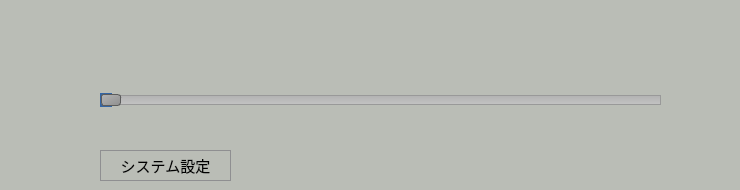
      <widget class="QWidget" name="page_HardwareVolume">
       <property name="styleSheet">
        <string notr="true">background-color: rgb(186, 189, 182);</string>
       </property>
       <widget class="QSlider" name="horizontalSlider_Speaker">
        <property name="geometry">
         <rect>
          <x>100</x>
          <y>80</y>
          <width>561</width>
          <height>41</height>
         </rect>
        </property>
        <property name="styleSheet">
         <string notr="true">
  QSlider::groove:horizontal {
      border: 1px solid #999999;
      height: 8px; /* the groove expands to the size of the slider by default. by giving it a height, it has a fixed size */
      background: qlineargradient(x1:0, y1:0, x2:0, y2:1, stop:0 #B1B1B1, stop:1 #c4c4c4);
      margin: 2px 0;
  }

  QSlider::handle:horizontal {
      background: qlineargradient(x1:0, y1:0, x2:1, y2:1, stop:0 #b4b4b4, stop:1 #8f8f8f);
      border: 1px solid #5c5c5c;
      width: 18px;
      margin: -2px 0; /* handle is placed by default on the contents rect of the groove. Expand outside the groove */
      border-radius: 3px;
  }

QSlider::sub-page:horizontal {
      background: rgb(52, 101, 164);
  }

QSlider::handle:horizontal:hover {
    background-color: lightgreen;
}

</string>
        </property>
        <property name="minimum">
         <number>0</number>
        </property>
        <property name="maximum">
         <number>99</number>
        </property>
        <property name="orientation">
         <enum>Qt::Horizontal</enum>
        </property>
        <property name="tickPosition">
         <enum>QSlider::TicksBelow</enum>
        </property>
        <property name="tickInterval">
         <number>10</number>
        </property>
       </widget>
       <widget class="QLabel" name="label_36">
        <property name="geometry">
         <rect>
          <x>670</x>
          <y>70</y>
          <width>61</width>
          <height>61</height>
         </rect>
        </property>
        <property name="font">
         <font>
          <pointsize>15</pointsize>
          <weight>75</weight>
          <bold>true</bold>
         </font>
        </property>
        <property name="text">
         <string/>
        </property>
        <property name="alignment">
         <set>Qt::AlignCenter</set>
        </property>
       </widget>
       <widget class="QPushButton" name="pushButton_4">
        <property name="geometry">
         <rect>
          <x>100</x>
          <y>150</y>
          <width>131</width>
          <height>31</height>
         </rect>
        </property>
        <property name="font">
         <font>
          <pointsize>11</pointsize>
         </font>
        </property>
        <property name="styleSheet">
         <string notr="true"> QPushButton {
   
     border: 1px solid #8f8f91;
      background-color: qlineargradient(x1: 0, y1: 0, x2: 0, y2: 1,
                                        stop: 0 #f6f7fa, stop: 1 #dadbde);
      min-width: 80px;
  }

  QPushButton:pressed {
      background-color: qlineargradient(x1: 0, y1: 0, x2: 0, y2: 1,
                                        stop: 0 #dadbde, stop: 1 #f6f7fa);
  }</string>
        </property>
        <property name="text">
         <string>システム設定</string>
        </property>
       </widget>
       <widget class="QLabel" name="label_29">
        <property name="geometry">
         <rect>
          <x>10</x>
          <y>70</y>
          <width>84</width>
          <height>61</height>
         </rect>
        </property>
        <property name="text">
         <string/>
        </property>
       </widget>
      </widget>
